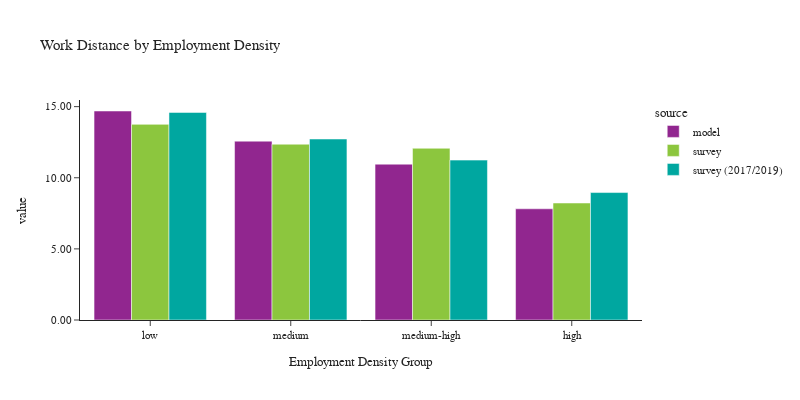

Notebook source saved alongside this figure:
### Code cell
plot_work_location(df_workers, 'emp_density_group', 'Employment Density', 'Employment Density Group')

### Figure 1 — Plotly figure (JSON) as saved in the notebook; plotly's stock layout.template omitted (floating-point values rounded to 4 significant figures)
{"data": [{"alignmentgroup": "True", "customdata": [[576623], [576654], [551680], [504953]], "hovertemplate": "source=model<br>emp_density_group=%{x}<br>value=%{y}<br>sample count=%{customdata[0]}<extra></extra>", "legendgroup": "model", "marker": {"color": "#91268F", "pattern": {"shape": ""}}, "name": "model", "offsetgroup": "model", "orientation": "v", "showlegend": true, "textposition": "auto", "type": "bar", "x": ["low", "medium", "medium-high", "high"], "xaxis": "x", "y": [14.69, 12.57, 10.95, 7.817], "yaxis": "y"}, {"alignmentgroup": "True", "customdata": [[447], [424], [631], [1190]], "hovertemplate": "source=survey<br>emp_density_group=%{x}<br>value=%{y}<br>sample count=%{customdata[0]}<extra></extra>", "legendgroup": "survey", "marker": {"color": "#8CC63E", "pattern": {"shape": ""}}, "name": "survey", "offsetgroup": "survey", "orientation": "v", "showlegend": true, "textposition": "auto", "type": "bar", "x": ["low", "medium", "medium-high", "high"], "xaxis": "x", "y": [13.75, 12.36, 12.07, 8.224], "yaxis": "y"}, {"alignmentgroup": "True", "customdata": [[476], [562], [925], [3632]], "hovertemplate": "source=survey (2017/2019)<br>emp_density_group=%{x}<br>value=%{y}<br>sample count=%{customdata[0]}<extra></extra>", "legendgroup": "survey (2017/2019)", "marker": {"color": "#00A7A0", "pattern": {"shape": ""}}, "name": "survey (2017/2019)", "offsetgroup": "survey (2017/2019)", "orientation": "v", "showlegend": true, "textposition": "auto", "type": "bar", "x": ["low", "medium", "medium-high", "high"], "xaxis": "x", "y": [14.59, 12.72, 11.24, 8.96], "yaxis": "y"}], "layout": {"barmode": "group", "font": {"size": 11}, "height": 400, "legend": {"title": {"text": "source"}, "tracegroupgap": 0}, "title": {"text": "Work Distance by Employment Density"}, "width": 800, "xaxis": {"anchor": "y", "domain": [0, 1], "title": {"text": "Employment Density Group"}}, "yaxis": {"anchor": "x", "domain": [0, 1], "tickformat": ".2f", "title": {"text": "value"}}}}
